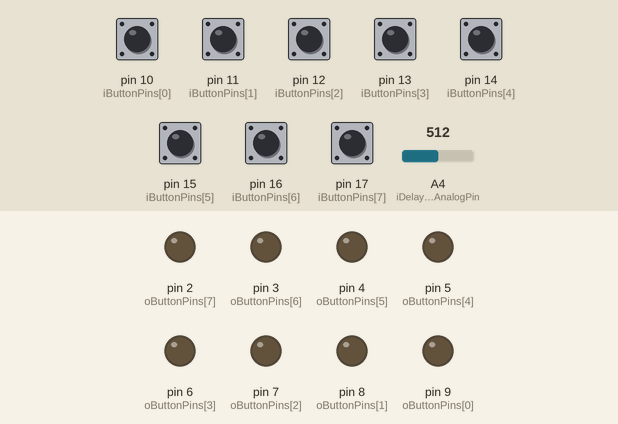
Bench run of a sketch on a simulated Arduino Uno, built with avr-gcc and run on an emulated ATmega328P. Parts: output pins drawn as LEDs (lit = HIGH). The inputs (shaded band) are chosen by the test bench; at power-on: pin 10 (iButtonPins[0]), pin 11 (iButtonPins[1]), pin 12 (iButtonPins[2]), pin 13 (iButtonPins[3]), pin 14 (iButtonPins[4]), pin 15 (iButtonPins[5]), pin 16 (iButtonPins[6]), pin 17 (iButtonPins[7]) HIGH, A4 (iDelaySettingAnalogPin) = 512.

Above: at 1.2 s.
1.3 s: pin 10 (iButtonPins[0]) pulled LOW for 0.15 s
At 1.37 s:
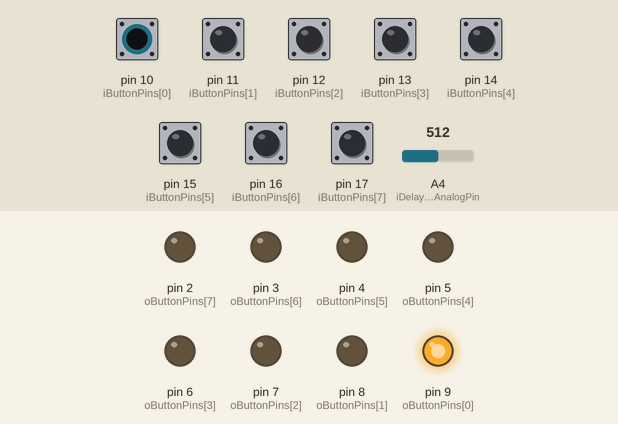
2.9 s: pin 11 (iButtonPins[1]) pulled LOW for 0.15 s
At 2.97 s:
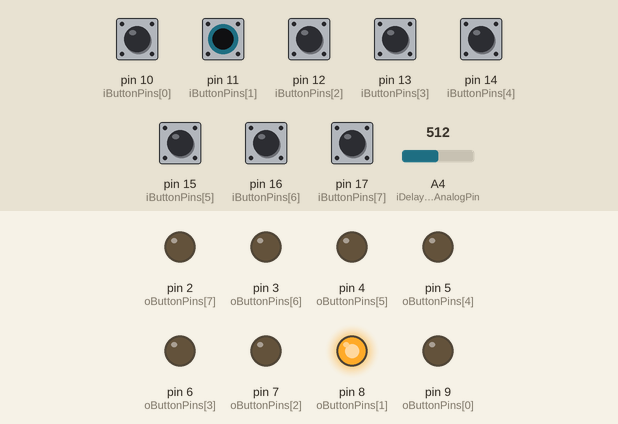
4.5 s: pin 12 (iButtonPins[2]) pulled LOW for 0.15 s
At 4.57 s:
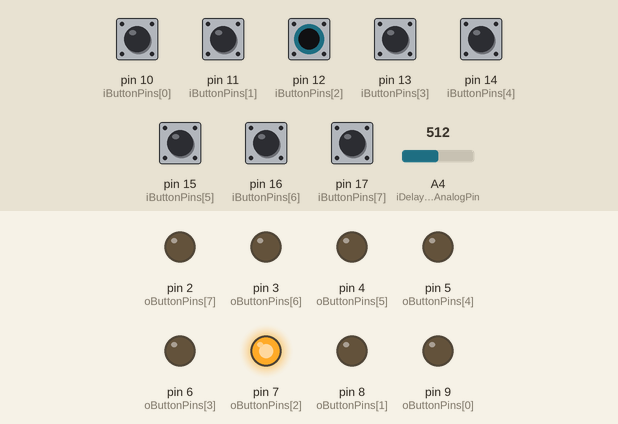
6.1 s: pin 13 (iButtonPins[3]) pulled LOW for 0.15 s
At 6.17 s:
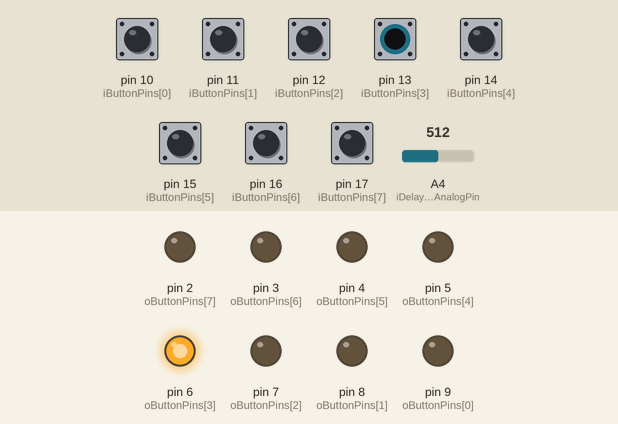
7.7 s: pin 14 (iButtonPins[4]) pulled LOW for 0.15 s
At 7.77 s:
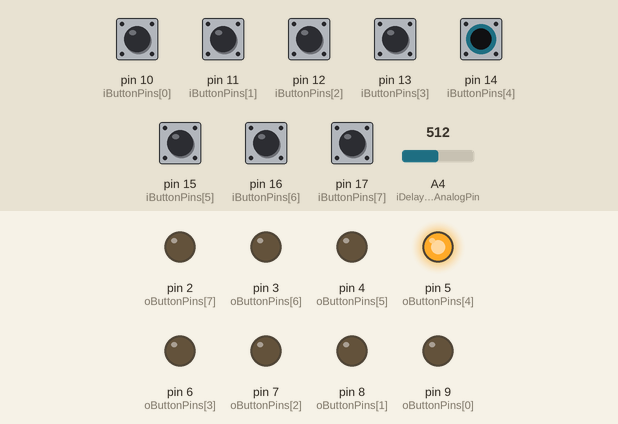
9.3 s: pin 15 (iButtonPins[5]) pulled LOW for 0.15 s
At 9.37 s:
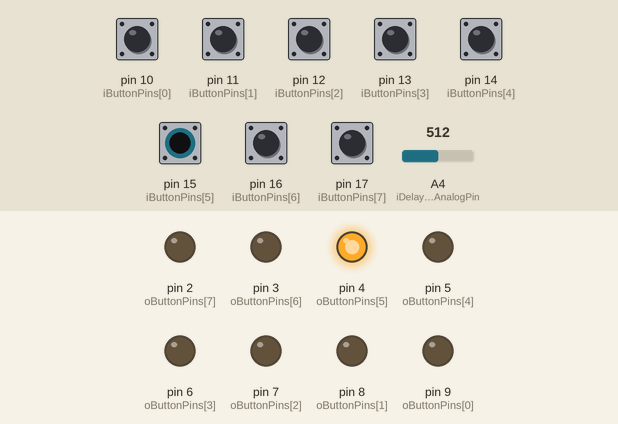
Timing chart, 0 to 11.9 s (numbered marks = the images above; inputs shaded):
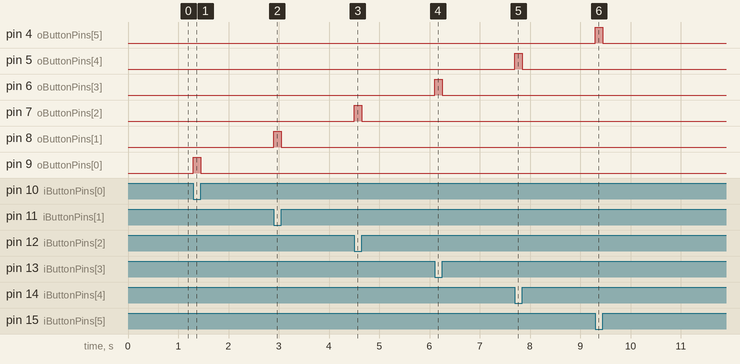

Measured:
- after the input at 1.3 s, pin 9 (oButtonPins[0]): LOW → HIGH at once, → LOW 0.15 s later
- after the input at 2.9 s, pin 8 (oButtonPins[1]): LOW → HIGH at once, → LOW 0.15 s later
- after the input at 4.5 s, pin 7 (oButtonPins[2]): LOW → HIGH at once, → LOW 0.15 s later
- after the input at 6.1 s, pin 6 (oButtonPins[3]): LOW → HIGH at once, → LOW 0.15 s later
- after the input at 7.7 s, pin 5 (oButtonPins[4]): LOW → HIGH at once, → LOW 0.15 s later
- after the input at 9.3 s, pin 4 (oButtonPins[5]): LOW → HIGH at once, → LOW 0.15 s later

The sketch:

TympaniButtonLimiter.ino
```cpp
const byte iButtonPins[8] = {10, 11, 12, 13, 14, 15, 16, 17};
const byte oButtonPins[8] = {9, 8, 7, 6, 5, 4, 3, 2};
const byte iDelaySettingAnalogPin = 4;
const int decrementCheckInterval = 500;
const int decrementAmount = 400;
const int minTimeCountLimit = 900;
const int maxTimeCountLimit = 10000;

unsigned long onTimeCounts[8] = {0, 0, 0, 0, 0, 0, 0, 0};
unsigned long changeTimes[8] = {0, 0, 0, 0, 0, 0, 0, 0};
bool buttonStates[8] = {false, false, false, false, false, false, false, false};
bool enabledStates[8] = {true, true, true, true, true, true, true, true};
unsigned long nextDecrementCheckTime = 0;

void setup(){
	for (int i=0; i<8; i++){
		pinMode(iButtonPins[i], INPUT);
		pinMode(oButtonPins[i], OUTPUT);
	}
}


void loop(){
	unsigned long timeNow = millis();
	int timeCountLimit = getTimeCountLimit();
	if (timeNow > nextDecrementCheckTime){
		nextDecrementCheckTime = timeNow + decrementCheckInterval;
		doDecrement();
	}
	for (int i=0; i<8; i++){
		if (!digitalRead(iButtonPins[i])){ //button pressed
			if (!buttonStates[i]){ //just pressed now
				changeTimes[i] = timeNow;
				buttonStates[i] = true;
			}
			if ((onTimeCounts[i] + timeNow - changeTimes[i]) > timeCountLimit){
				enabledStates[i] = false;
			}
		}
		else { //button not pressed
			if (buttonStates[i]){ //just released now
				onTimeCounts[i] += timeNow - changeTimes[i];
				onTimeCounts[i] = onTimeCounts[i] > timeCountLimit ? timeCountLimit : onTimeCounts[i];
				changeTimes[i] = timeNow;
				buttonStates[i] = false;
			}
		}
		if (buttonStates[i] && enabledStates[i]){
			digitalWrite(oButtonPins[i], HIGH);
		}
		else {
			digitalWrite(oButtonPins[i], LOW);
		}
	}
}
void doDecrement(){
	for (int i=0; i<8; i++){
		if (onTimeCounts[i] > 0 && !buttonStates[i]){
			onTimeCounts[i] = onTimeCounts[i] > decrementAmount ? onTimeCounts[i] - decrementAmount : 0;
		}
		if (onTimeCounts[i] == 0){
			enabledStates[i] = true;
		}
	}
}
int getTimeCountLimit(){
	unsigned long countAboveMin = (maxTimeCountLimit - minTimeCountLimit) / 32;
	countAboveMin = countAboveMin * (analogRead(iDelaySettingAnalogPin) / 32);
	int result = minTimeCountLimit + countAboveMin;
	return result;
}
```
